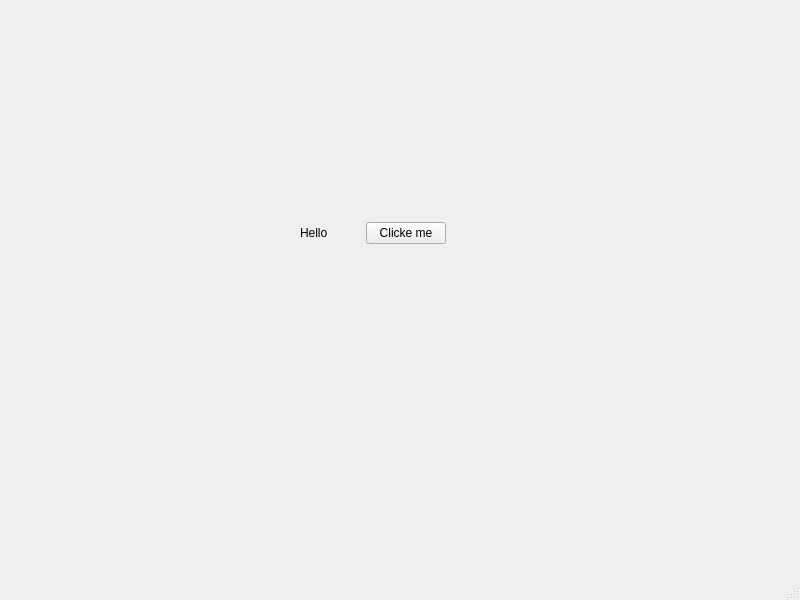
<?xml version="1.0" encoding="UTF-8"?>
<ui version="4.0">
 <class>MainWindow</class>
 <widget class="QMainWindow" name="MainWindow">
  <property name="geometry">
   <rect>
    <x>0</x>
    <y>0</y>
    <width>800</width>
    <height>600</height>
   </rect>
  </property>
  <property name="windowTitle">
   <string>MainWindow</string>
  </property>
  <widget class="QWidget" name="centralwidget">
   <widget class="QWidget" name="">
    <property name="geometry">
     <rect>
      <x>300</x>
      <y>220</y>
      <width>146</width>
      <height>26</height>
     </rect>
    </property>
    <layout class="QHBoxLayout" name="horizontalLayout">
     <item>
      <widget class="QLabel" name="label">
       <property name="text">
        <string>Hello</string>
       </property>
      </widget>
     </item>
     <item>
      <widget class="QPushButton" name="btn_test">
       <property name="text">
        <string>Clicke me</string>
       </property>
      </widget>
     </item>
    </layout>
   </widget>
  </widget>
  <widget class="QMenuBar" name="menubar">
   <property name="geometry">
    <rect>
     <x>0</x>
     <y>0</y>
     <width>800</width>
     <height>21</height>
    </rect>
   </property>
  </widget>
  <widget class="QStatusBar" name="statusbar"/>
 </widget>
 <resources/>
 <connections/>
</ui>
